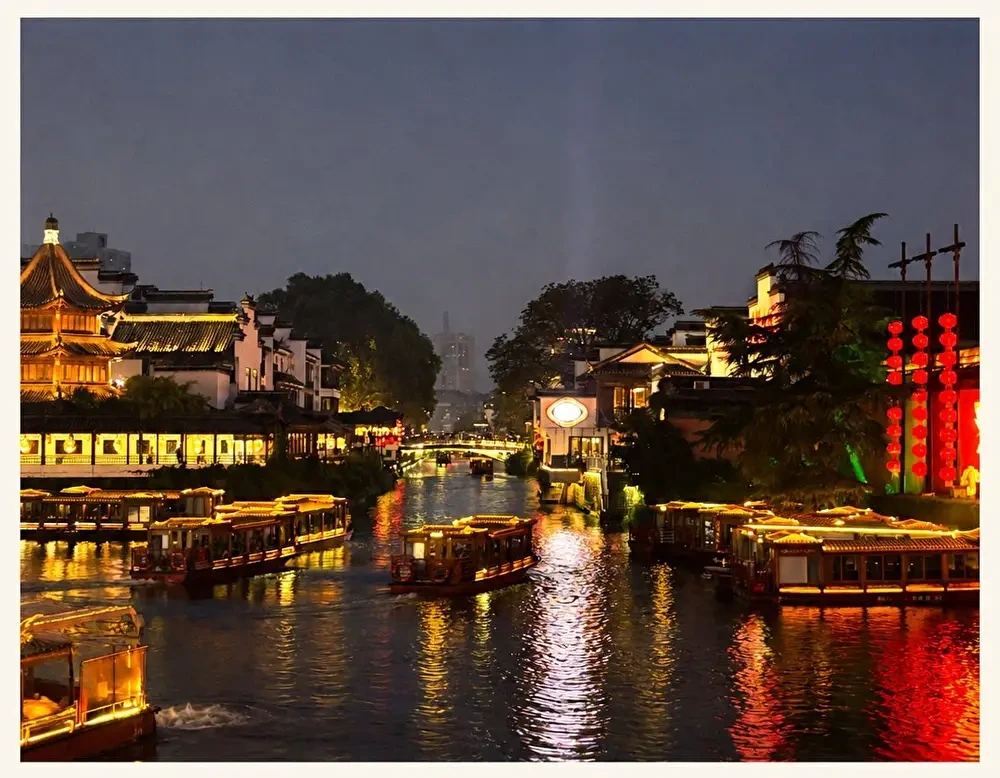
#> input picture examples/input.webp, 1000 x 778 px
$ python -i multiscale.py   (imports and definitions only)
#> lines starting #> are read from the running program, lines starting #| are printed output that depends on the picture; after the words box and inside, x2 and y2 are one past the last pixel; in counts of white or black regions, pixels touching at a corner belong together
from __future__ import annotations
from dataclasses import dataclass
import cv2, numpy as np
from ..models import Region

@dataclass
class MultiScaleAnalysis:
    edge_map: np.ndarray
    saliency_map: np.ndarray
    macro_map: np.ndarray
    detail_map: np.ndarray

def _norm(a):
    a=a.astype(np.float32); mn,mx=float(a.min()),float(a.max())
    return np.zeros_like(a) if mx<=mn+1e-6 else (a-mn)/(mx-mn)

def _spectral(gray):
    small=cv2.resize(gray,(96,96),interpolation=cv2.INTER_AREA).astype(np.float32)/255
    fft=np.fft.fft2(small); amp=np.abs(fft); phase=np.angle(fft)
    log=np.log(amp+1e-6); residual=log-cv2.blur(log.astype(np.float32),(3,3))
    sal=np.abs(np.fft.ifft2(np.exp(residual+1j*phase)))**2
    return _norm(cv2.GaussianBlur(sal.astype(np.float32),(9,9),0))

def analyze_multiscale(image_rgb):
    h,w=image_rgb.shape[:2]; gray=cv2.cvtColor(image_rgb,cv2.COLOR_RGB2GRAY)
#> after `h, w = image_rgb.shape[:2]`: h = 778; w = 1000
    edge=np.zeros((h,w),np.float32); macro=np.zeros_like(edge); detail=np.zeros_like(edge)
    for scale,weight in [(0.35,0.50),(0.60,0.32),(1.0,0.18)]:
        sw,sh=max(32,int(w*scale)),max(32,int(h*scale))
        g=cv2.GaussianBlur(cv2.resize(gray,(sw,sh),interpolation=cv2.INTER_AREA),(5,5),0)
        med=float(np.median(g)); lo=int(max(20,med*.6)); hi=int(min(230,max(lo+20,med*1.35)))
        e=cv2.dilate(cv2.Canny(g,lo,hi),np.ones((3,3),np.uint8),iterations=1)
        up=cv2.resize(e.astype(np.float32)/255,(w,h),interpolation=cv2.INTER_LINEAR)
        edge+=up*weight
        if scale<=.4: macro+=up
        if scale>=.9: detail+=up
#> this loop made 3 passes
#> pass 1, in analyze_multiscale, `g=cv2.GaussianBlur(cv2.resize(gray,(sw,sh),interpolation=cv2.INTER_ARE..`:
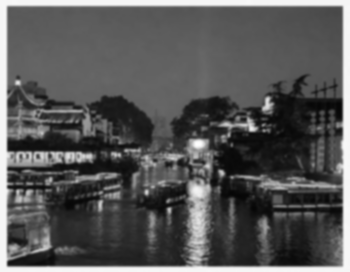
#> g: shape (272, 350); min 6, max 254, mean 86.3
#> pass 1, in analyze_multiscale, `e=cv2.dilate(cv2.Canny(g,lo,hi),np.ones((3,3),np.uint8),iterations=1)`:
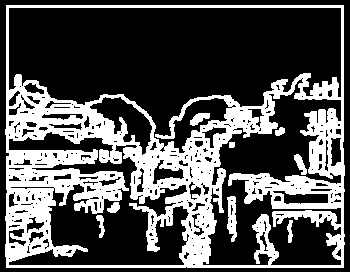
#> e: shape (272, 350); 32% white; 9 white regions, largest, box (x1, y1, x2, y2) and area: (5, 5, 345, 268) 29452, (227, 196, 237, 242) 318, (190, 113, 210, 126) 152
#> pass 1, in analyze_multiscale, `edge+=up*weight`:
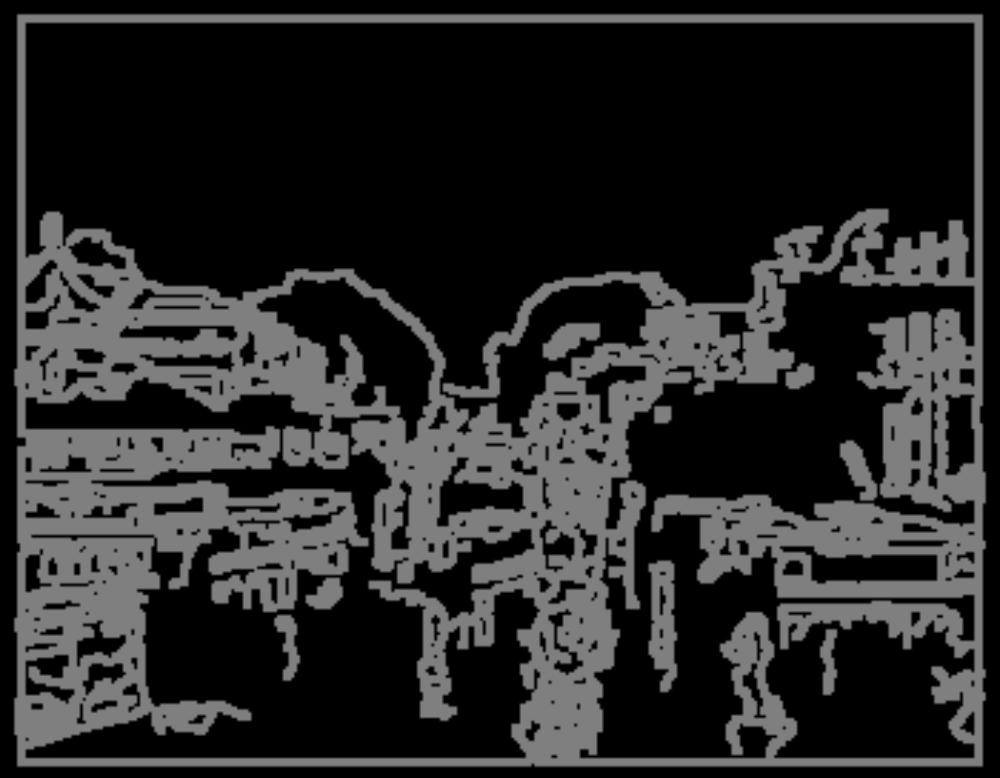
#> edge: shape (778, 1000) float32; min 0, max 0.5, mean 0.16
#> after the loop:
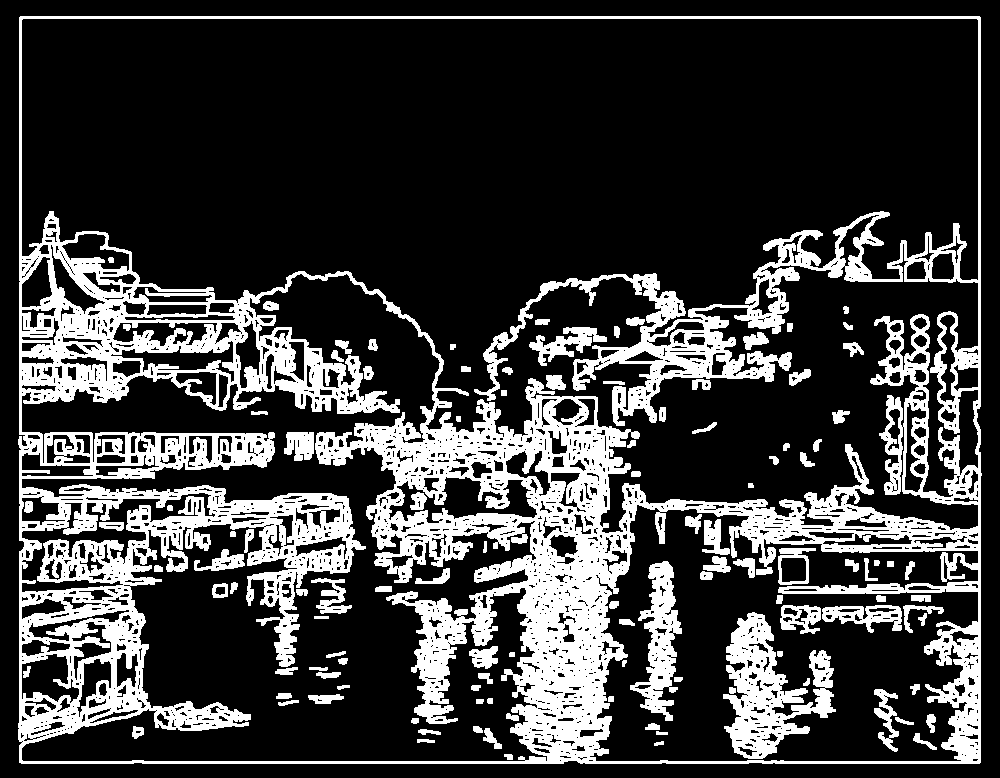
#> detail: shape (778, 1000) float32; values 0 (black) and 1 (white), 23.8% white; 114 white regions, largest, box (x1, y1, x2, y2) and area: (18, 16, 982, 764) 158236, (723, 612, 836, 759) 7452, (630, 561, 682, 721) 3650
#> after the loop:
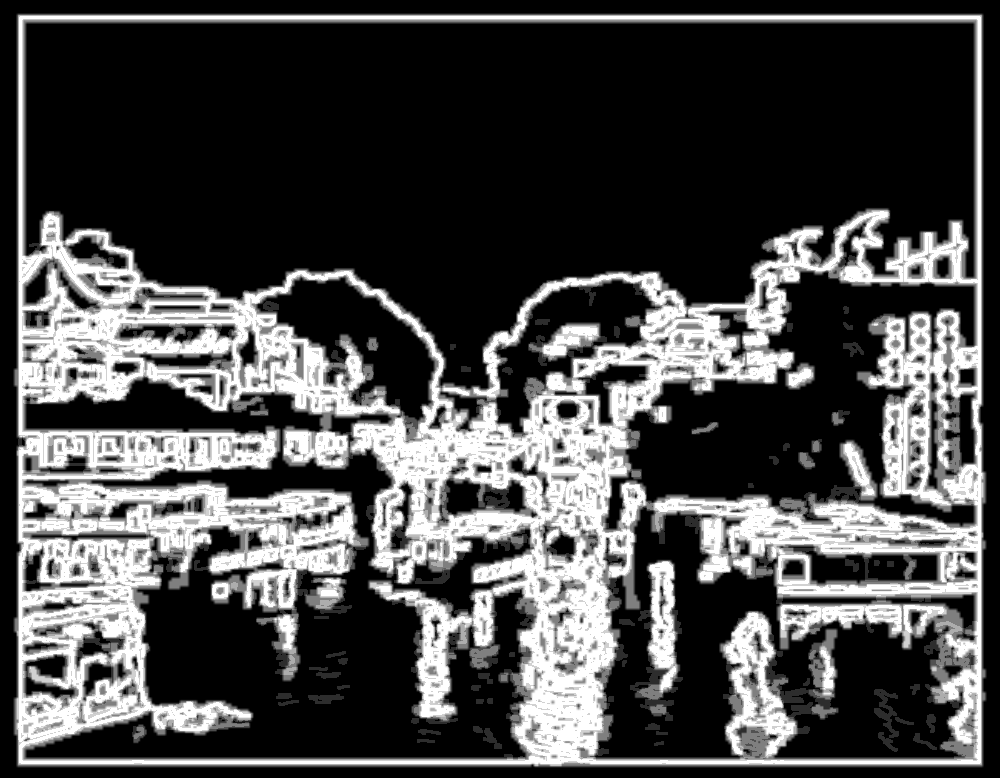
#> edge: shape (778, 1000) float32; min 0, max 1, mean 0.289
    sal=cv2.resize(_spectral(gray),(w,h),interpolation=cv2.INTER_CUBIC)
#> in _norm, `a = a.astype(np.float32)`:
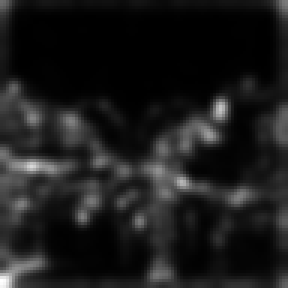
#> a: shape (96, 96) float32 (shown 3 times larger); min 4.29e-06, max 0.00187, mean 0.000209; drawn with min black and max white
#> in _norm, `mn, mx = (float(a.min()), float(a.max()))`: mn = 4.29e-06; mx = 0.00187
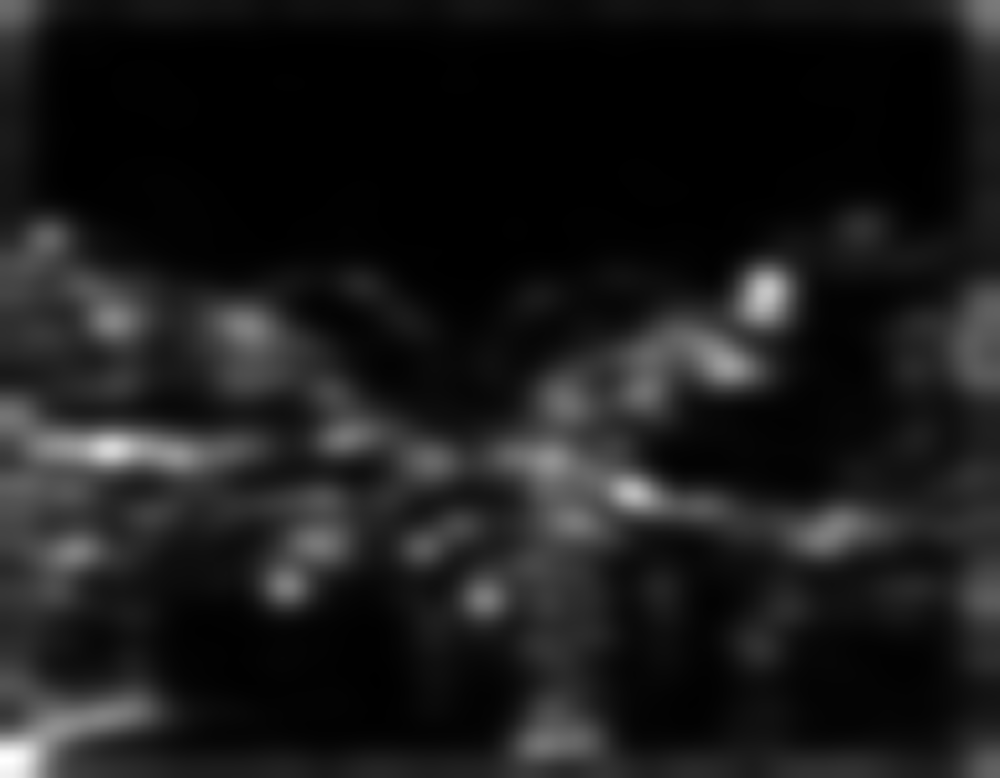
#> sal: shape (778, 1000) float32; min -2.27e-05, max 1.01, mean 0.11; drawn with min black and max white
    return MultiScaleAnalysis(_norm(edge),_norm(sal),_norm(macro),_norm(detail))

def apply_multiscale_scores(regions,analysis,weight=.18):
    weight=float(np.clip(weight,0,.45))
    for r in regions:
        m=r.mask>0
        if not np.any(m): continue
        score=float(np.clip(
            analysis.macro_map[m].mean()*.38+
            analysis.edge_map[m].mean()*.27+
            analysis.saliency_map[m].mean()*.27+
            analysis.detail_map[m].mean()*.08,0,1))
        r.multiscale_score=score
        r.importance_score=float(np.clip(r.importance_score*(1-weight)+score*weight,0,1))
    return regions

>>> import cv2
>>> picture = cv2.cvtColor(cv2.imread('../../examples/input.webp'), cv2.COLOR_BGR2RGB)
>>> result = analyze_multiscale(picture)
